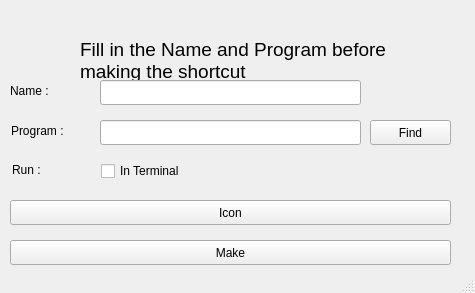
<?xml version="1.0" encoding="UTF-8"?>
<ui version="4.0">
 <class>MainWindow</class>
 <widget class="QMainWindow" name="MainWindow">
  <property name="geometry">
   <rect>
    <x>0</x>
    <y>0</y>
    <width>475</width>
    <height>293</height>
   </rect>
  </property>
  <property name="windowTitle">
   <string>Desktop Shortcuts</string>
  </property>
  <widget class="QWidget" name="centralwidget">
   <widget class="QLabel" name="label">
    <property name="geometry">
     <rect>
      <x>10</x>
      <y>82</y>
      <width>54</width>
      <height>17</height>
     </rect>
    </property>
    <property name="text">
     <string>Name :</string>
    </property>
   </widget>
   <widget class="QLabel" name="label_2">
    <property name="geometry">
     <rect>
      <x>11</x>
      <y>122</y>
      <width>71</width>
      <height>17</height>
     </rect>
    </property>
    <property name="text">
     <string>Program :</string>
    </property>
   </widget>
   <widget class="QPushButton" name="iconBtn">
    <property name="geometry">
     <rect>
      <x>10</x>
      <y>200</y>
      <width>441</width>
      <height>25</height>
     </rect>
    </property>
    <property name="text">
     <string>Icon</string>
    </property>
   </widget>
   <widget class="QPushButton" name="findBtn">
    <property name="geometry">
     <rect>
      <x>370</x>
      <y>120</y>
      <width>81</width>
      <height>25</height>
     </rect>
    </property>
    <property name="text">
     <string>Find</string>
    </property>
   </widget>
   <widget class="QPushButton" name="makeBtn">
    <property name="geometry">
     <rect>
      <x>10</x>
      <y>240</y>
      <width>441</width>
      <height>25</height>
     </rect>
    </property>
    <property name="text">
     <string>Make</string>
    </property>
   </widget>
   <widget class="QLabel" name="inLabel">
    <property name="geometry">
     <rect>
      <x>80</x>
      <y>10</y>
      <width>321</width>
      <height>101</height>
     </rect>
    </property>
    <property name="font">
     <font>
      <pointsize>14</pointsize>
     </font>
    </property>
    <property name="text">
     <string>Fill in the Name and Program before making the shortcut</string>
    </property>
    <property name="wordWrap">
     <bool>true</bool>
    </property>
    <property name="margin">
     <number>0</number>
    </property>
   </widget>
   <widget class="QLabel" name="label_3">
    <property name="geometry">
     <rect>
      <x>12</x>
      <y>160</y>
      <width>71</width>
      <height>20</height>
     </rect>
    </property>
    <property name="text">
     <string>Run :</string>
    </property>
   </widget>
   <widget class="QCheckBox" name="checkBox">
    <property name="geometry">
     <rect>
      <x>101</x>
      <y>160</y>
      <width>131</width>
      <height>22</height>
     </rect>
    </property>
    <property name="text">
     <string>In Terminal</string>
    </property>
   </widget>
   <widget class="QLineEdit" name="nameText">
    <property name="geometry">
     <rect>
      <x>100</x>
      <y>80</y>
      <width>261</width>
      <height>25</height>
     </rect>
    </property>
   </widget>
   <widget class="QLineEdit" name="programText">
    <property name="geometry">
     <rect>
      <x>100</x>
      <y>120</y>
      <width>261</width>
      <height>25</height>
     </rect>
    </property>
   </widget>
  </widget>
  <widget class="QMenuBar" name="menubar">
   <property name="geometry">
    <rect>
     <x>0</x>
     <y>0</y>
     <width>475</width>
     <height>22</height>
    </rect>
   </property>
  </widget>
  <widget class="QStatusBar" name="statusbar"/>
 </widget>
 <resources/>
 <connections/>
</ui>
